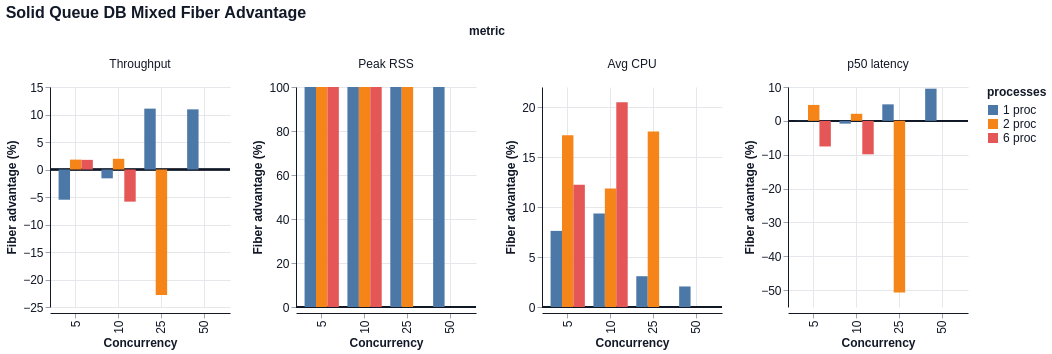

The specification (Vega-Lite) saved for this image:
### Vega-Lite specification from a JSON file in a GitHub repository (floating-point values rounded to 4 significant figures)
{"$schema": "https://vega.github.io/schema/vega-lite/v6.json", "title": "Solid Queue DB Mixed Fiber Advantage", "data": {"values": [{"concurrency": 5, "processes": "1 proc", "metric": "Throughput", "value": -5.495}, {"concurrency": 5, "processes": "1 proc", "metric": "Peak RSS", "value": 100.0}, {"concurrency": 5, "processes": "1 proc", "metric": "Avg CPU", "value": 7.611}, {"concurrency": 5, "processes": "1 proc", "metric": "p50 latency", "value": 0.03824}, {"concurrency": 10, "processes": "1 proc", "metric": "Throughput", "value": -1.606}, {"concurrency": 10, "processes": "1 proc", "metric": "Peak RSS", "value": 100.0}, {"concurrency": 10, "processes": "1 proc", "metric": "Avg CPU", "value": 9.362}, {"concurrency": 10, "processes": "1 proc", "metric": "p50 latency", "value": -0.8267}, {"concurrency": 25, "processes": "1 proc", "metric": "Throughput", "value": 11.07}, {"concurrency": 25, "processes": "1 proc", "metric": "Peak RSS", "value": 100.0}, {"concurrency": 25, "processes": "1 proc", "metric": "Avg CPU", "value": 3.079}, {"concurrency": 25, "processes": "1 proc", "metric": "p50 latency", "value": 4.873}, {"concurrency": 50, "processes": "1 proc", "metric": "Throughput", "value": 10.94}, {"concurrency": 50, "processes": "1 proc", "metric": "Peak RSS", "value": 100.0}, {"concurrency": 50, "processes": "1 proc", "metric": "Avg CPU", "value": 2.053}, {"concurrency": 50, "processes": "1 proc", "metric": "p50 latency", "value": 9.506}, {"concurrency": 5, "processes": "2 proc", "metric": "Throughput", "value": 1.798}, {"concurrency": 5, "processes": "2 proc", "metric": "Peak RSS", "value": 100.0}, {"concurrency": 5, "processes": "2 proc", "metric": "Avg CPU", "value": 17.17}, {"concurrency": 5, "processes": "2 proc", "metric": "p50 latency", "value": 4.698}, {"concurrency": 10, "processes": "2 proc", "metric": "Throughput", "value": 1.948}, {"concurrency": 10, "processes": "2 proc", "metric": "Peak RSS", "value": 100.0}, {"concurrency": 10, "processes": "2 proc", "metric": "Avg CPU", "value": 11.86}, {"concurrency": 10, "processes": "2 proc", "metric": "p50 latency", "value": 2.084}, {"concurrency": 25, "processes": "2 proc", "metric": "Throughput", "value": -22.84}, {"concurrency": 25, "processes": "2 proc", "metric": "Peak RSS", "value": 100.0}, {"concurrency": 25, "processes": "2 proc", "metric": "Avg CPU", "value": 17.56}, {"concurrency": 25, "processes": "2 proc", "metric": "p50 latency", "value": -50.72}, {"concurrency": 5, "processes": "6 proc", "metric": "Throughput", "value": 1.753}, {"concurrency": 5, "processes": "6 proc", "metric": "Peak RSS", "value": 100.0}, {"concurrency": 5, "processes": "6 proc", "metric": "Avg CPU", "value": 12.23}, {"concurrency": 5, "processes": "6 proc", "metric": "p50 latency", "value": -7.566}, {"concurrency": 10, "processes": "6 proc", "metric": "Throughput", "value": -5.844}, {"concurrency": 10, "processes": "6 proc", "metric": "Peak RSS", "value": 100.0}, {"concurrency": 10, "processes": "6 proc", "metric": "Avg CPU", "value": 20.48}, {"concurrency": 10, "processes": "6 proc", "metric": "p50 latency", "value": -9.888}]}, "facet": {"column": {"field": "metric", "type": "nominal", "sort": ["Throughput", "Peak RSS", "Avg CPU", "p50 latency"]}}, "spec": {"width": 180, "height": 220, "layer": [{"mark": {"type": "rule", "color": "#111827", "strokeWidth": 1.5, "opacity": 0.75}, "encoding": {"y": {"datum": 0, "type": "quantitative", "title": "Fiber advantage (%)"}}}, {"mark": {"type": "bar", "tooltip": true}, "encoding": {"x": {"field": "concurrency", "type": "ordinal", "title": "Concurrency"}, "xOffset": {"field": "processes", "type": "nominal", "sort": ["1 proc", "2 proc", "6 proc"]}, "y": {"field": "value", "type": "quantitative", "title": "Fiber advantage (%)", "stack": null}, "color": {"field": "processes", "type": "nominal", "sort": ["1 proc", "2 proc", "6 proc"]}, "tooltip": [{"field": "metric", "type": "nominal"}, {"field": "concurrency", "type": "quantitative"}, {"field": "processes", "type": "nominal"}, {"field": "value", "type": "quantitative"}]}}]}, "resolve": {"scale": {"y": "independent"}}, "config": {"background": "white", "axis": {"labelFont": "Helvetica", "titleFont": "Helvetica", "labelFontSize": 12, "titleFontSize": 12, "labelColor": "#111827", "titleColor": "#111827", "domainColor": "#111827", "tickColor": "#9ca3af", "grid": true, "gridColor": "#e5e7eb"}, "header": {"labelFont": "Helvetica", "titleFont": "Helvetica", "labelFontSize": 12, "titleFontSize": 12, "labelColor": "#111827", "titleColor": "#111827"}, "legend": {"labelFont": "Helvetica", "titleFont": "Helvetica", "labelFontSize": 12, "titleFontSize": 12, "labelColor": "#111827", "titleColor": "#111827"}, "title": {"font": "Helvetica", "fontSize": 16, "anchor": "start", "color": "#111827"}, "view": {"stroke": null}}}
